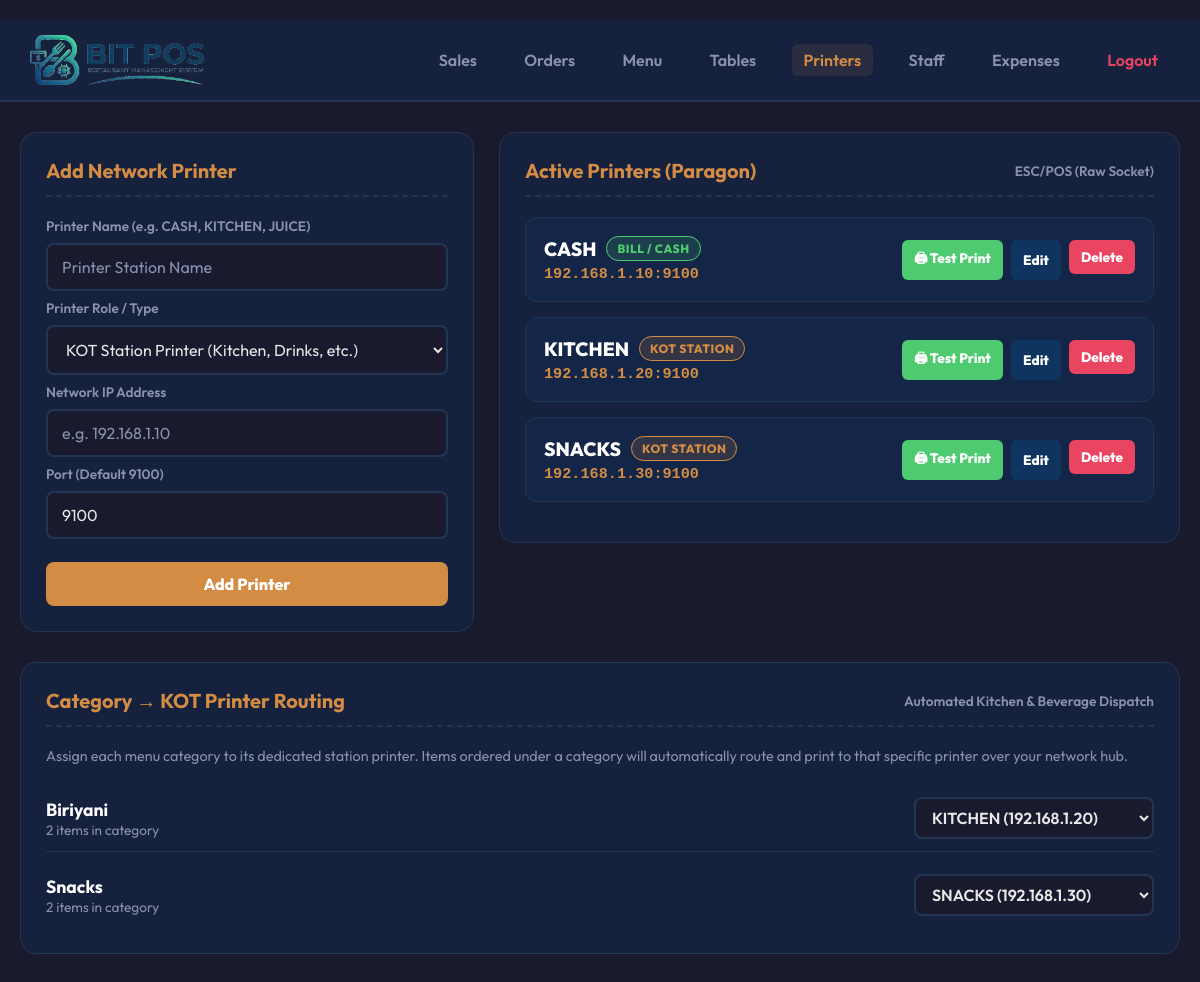
Screenshot of /printers/ (signed in) with the database file from the repository.
### core/models.py (models this page shows, shortened)
class Company(models.Model):
    plan_name = models.CharField(max_length=50, default='Standard')
    valid_until = models.DateField(null=True, blank=True)
    name = models.CharField(max_length=200)
    address = models.TextField(blank=True)
    is_active = models.BooleanField(default=True)
    POS_CHOICES = (('restaurant', 'Restaurant POS'), ('cafe', 'Cafe POS'))
    pos_type = models.CharField(max_length=20, choices=POS_CHOICES, default='restaurant')
    created_at = models.DateTimeField(auto_now_add=True)

class Printer(models.Model):
    PRINTER_TYPE_CHOICES = (
        ('cash_bill', 'Cash / Bill Printer'),
        ('kot', 'KOT Kitchen/Station Printer'),
    )
    company = models.ForeignKey(Company, related_name='printers', on_delete=models.CASCADE)
    name = models.CharField(max_length=100) # e.g. CASH, KITCHEN, JUICE
    printer_type = models.CharField(max_length=20, choices=PRINTER_TYPE_CHOICES, default='kot')
    ip_address = models.CharField(max_length=50, default='192.168.1.100')
    port = models.IntegerField(default=9100)
    is_active = models.BooleanField(default=True)
    created_at = models.DateTimeField(auto_now_add=True)

class Category(models.Model):
    company = models.ForeignKey(Company, related_name='categories', on_delete=models.CASCADE)
    name = models.CharField(max_length=100)
    printer = models.ForeignKey(Printer, related_name='categories', on_delete=models.SET_NULL, null=True, blank=True)

### core/views.py (the view, shortened to what this page needs)
# urls.py: path('printers/', views.manage_printers, name='manage_printers'),
@login_required(login_url='login_view')
def manage_printers(request):
    if not hasattr(request.user, 'profile') or request.user.profile.role != 'admin':
        return HttpResponseForbidden("Access Denied: Only Store Admins can manage printers.")
    company = request.user.profile.company
    printers = Printer.objects.filter(company=company).order_by('printer_type', 'name')
    categories = Category.objects.filter(company=company).select_related('printer')
    kot_printers = printers.filter(printer_type='kot')
    return render(request, 'core/manage_printers.html', {
        'printers': printers,
        'categories': categories,
        'kot_printers': kot_printers,
        'company': company
    })

### core/templates/core/manage_printers.html (shortened to what this page needs)
﻿<!DOCTYPE html>
<html lang="en">
<head>
</head>
<body>
    <header>
        <h1><img src="/static/core/images/logo.png" alt="BITPOS" style="height: 50px; vertical-align: middle;"></h1>
        <div class="nav-links">
            <a href="/sales/">Sales</a>
            <a href="/orders/">Orders</a>
            <a href="/menu/">Menu</a>
            <a href="/tables/">Tables</a>
            <a href="/printers/" class="active">Printers</a>
            <a href="/users/">Staff</a>
            <a href="/expenses/">Expenses</a>
            <a href="/logout/" style="color:#E94560; font-weight:600; text-decoration:none;">Logout</a>
        </div>
    </header>
    <div class="container">
        <div class="grid-2">
            <div class="card">
                <h2>Add Network Printer</h2>
                <form method="POST">
                    <label style="font-size:0.85rem; font-weight:600; color:var(--muted);">Printer Name (e.g. CASH, KITCHEN, JUICE)</label>
                    <input type="text" name="name" placeholder="Printer Station Name" required>
                    <label style="font-size:0.85rem; font-weight:600; color:var(--muted);">Printer Role / Type</label>
                    <select name="printer_type" required>
                        <option value="kot">KOT Station Printer (Kitchen, Drinks, etc.)</option>
                    </select>
                    <label style="font-size:0.85rem; font-weight:600; color:var(--muted);">Network IP Address</label>
                    <input type="text" name="ip_address" placeholder="e.g. 192.168.1.10" required>
                    <label style="font-size:0.85rem; font-weight:600; color:var(--muted);">Port (Default 9100)</label>
                    <input type="number" name="port" value="9100" required>
                    <button type="submit" class="btn btn-primary">Add Printer</button>
                </form>
            </div>
            <div class="card">
                <h2>
                    <span>Active Printers ({{ company.name }})</span>
                    <span style="font-size:0.85rem; color:var(--muted); font-weight:600;">ESC/POS (Raw Socket)</span>
                </h2>
                {% for p in printers %}
                <div class="printer-card">
                    <div class="printer-info">
                        <h3>
                            {{ p.name }}
                            {% if p.printer_type == 'cash_bill' %}
                            <span class="badge badge-bill">Bill / Cash</span>
                            {% else %}
                            <span class="badge badge-kot">KOT Station</span>
                            {% endif %}
                        </h3>
                        <div class="printer-ip">{{ p.ip_address }}:{{ p.port }}</div>
                    </div>
                    <div class="action-btns">
                        <button class="btn-sm" id="test-btn-{{ p.id }}" onclick="testPrint('{{ p.id }}', '{{ p.name|escapejs }}')" style="background:#4ECB71; color:white;">&#128424; Test Print</button>
                        <button class="btn-sm" onclick="openEditModal('{{ p.id }}', '{{ p.name|escapejs }}', '{{ p.printer_type }}', '{{ p.ip_address }}', '{{ p.port }}', {{ p.is_active|yesno:'true,false' }})" style="background:var(--accent); color:white;">Edit</button>
                        <form method="POST" style="display:inline;" onsubmit="return confirm('Delete printer {{ p.name }}?');">
                            <button type="submit" class="btn-sm" style="background:#E94560; color:white;">Delete</button>
                        </form>
                    </div>
                </div>
                {% endfor %}
            </div>
        </div>
        <div class="card">
            <h2>
                <span>Category &rarr; KOT Printer Routing</span>
                <span style="font-size:0.85rem; color:var(--muted); font-weight:600;">Automated Kitchen & Beverage Dispatch</span>
            </h2>
            <p style="font-size:0.9rem; color:var(--muted); margin-bottom:20px;">
                Assign each menu category to its dedicated station printer. Items ordered under a category will automatically route and print to that specific printer over your network hub.
            </p>
            <div style="display:flex; flex-direction:column; gap:10px;">
                {% for cat in categories %}
                <div class="table-row">
                    <div>
                        <strong style="font-size:1.1rem; color:#fff;">{{ cat.name }}</strong>
                        <div style="font-size:0.85rem; color:var(--muted);">{{ cat.items.count }} items in category</div>
                    </div>
                    <form method="POST" style="display:flex; align-items:center; gap:10px;">
                        <select name="printer_id" onchange="this.form.submit()" style="width:240px; margin:0; padding:8px 12px; font-weight:600;">
                            {% for kp in kot_printers %}
                            <option value="{{ kp.id }}" {% if cat.printer_id == kp.id %}selected{% endif %}>
                                {{ kp.name }} ({{ kp.ip_address }})
                            </option>
                            {% endfor %}
                        </select>
                    </form>
                </div>
                {% endfor %}
            </div>
        </div>
    </div>
</body>
</html>

### core/templates/core/manage_printers.html (style rules this page uses)
:root { --bg: #1A1A2E; --card: #16213E; --primary: #D38C44; --accent: #0F3460; --text: #E8E8E8; --muted: #8892B0; --border: #233554; }
* { margin: 0; padding: 0; box-sizing: border-box; }
body { font-family: 'Outfit', sans-serif; background: var(--bg); color: var(--text); min-height: 100vh; }
header { background: var(--card); padding: 15px 30px; display: flex; justify-content: space-between; align-items: center; border-bottom: 2px solid var(--border); }
h1 { font-weight: 800; font-size: 1.5rem; color: var(--primary); }
.nav-links a { color: var(--muted); text-decoration: none; margin-left: 20px; font-weight: 600; padding: 6px 12px; border-radius: 6px; transition: 0.2s; }
.nav-links a:hover, .nav-links a.active { color: var(--primary); background: rgba(211,140,68,0.1); }
.container { max-width: 1200px; margin: 30px auto; padding: 0 20px; display: flex; flex-direction: column; gap: 30px; }
.grid-2 { display: grid; grid-template-columns: 1fr 1.5fr; gap: 25px; align-items: flex-start; }
.card { background: var(--card); border-radius: 16px; padding: 25px; border: 1px solid var(--border); }
.card h2 { color: var(--primary); margin-bottom: 20px; padding-bottom: 12px; border-bottom: 2px dashed var(--border); font-size: 1.25rem; display: flex; justify-content: space-between; align-items: center; }
input, select { width: 100%; padding: 12px 14px; margin: 8px 0; border-radius: 8px; border: 2px solid var(--border); background: var(--bg); color: var(--text); font-family: 'Outfit', sans-serif; font-size: 1rem; }
input::placeholder { color: var(--muted); }
.btn { width: 100%; padding: 12px; margin-top: 15px; border: none; border-radius: 8px; font-family: 'Outfit', sans-serif; font-weight: 800; font-size: 1rem; cursor: pointer; transition: 0.2s; }
.btn-primary { background: var(--primary); color: white; }
.printer-card { background: rgba(15, 52, 96, 0.25); border: 1.5px solid var(--border); border-radius: 12px; padding: 18px; margin-bottom: 15px; display: flex; justify-content: space-between; align-items: center; gap: 15px; }
.printer-info h3 { font-size: 1.2rem; font-weight: 800; color: #fff; margin-bottom: 4px; display: flex; align-items: center; gap: 10px; }
.printer-ip { font-family: monospace; font-size: 0.95rem; color: var(--primary); font-weight: 600; }
.badge { padding: 4px 10px; border-radius: 20px; font-size: 0.75rem; font-weight: 800; text-transform: uppercase; letter-spacing: 0.5px; }
.badge-bill { background: rgba(78, 203, 113, 0.15); color: #4ECB71; border: 1px solid #4ECB71; }
.badge-kot { background: rgba(211, 140, 68, 0.15); color: var(--primary); border: 1px solid var(--primary); }
.action-btns { display: flex; gap: 8px; flex-wrap: wrap; }
.btn-sm { padding: 8px 12px; font-size: 0.85rem; font-weight: 800; border-radius: 6px; border: none; cursor: pointer; font-family: 'Outfit', sans-serif; }
.table-row { display: flex; justify-content: space-between; align-items: center; padding: 12px 0; border-bottom: 1px solid var(--border); }
.table-row:last-child { border-bottom: none; }

### rows the page displays
Company: name "Paragon"
Printer: name "CASH", printer_type "BILL / CASH", ip_address "192.168.1.10", port "9100"
Printer: name "KITCHEN", printer_type "KOT STATION", ip_address "192.168.1.20", port "9100"
Printer: name "SNACKS", printer_type "KOT STATION", ip_address "192.168.1.30", port "9100"
Category: name "Biriyani", items.count "2", printer_id "KITCHEN (192.168.1.20)"
Category: name "Snacks", items.count "2", printer_id "SNACKS (192.168.1.30)"
